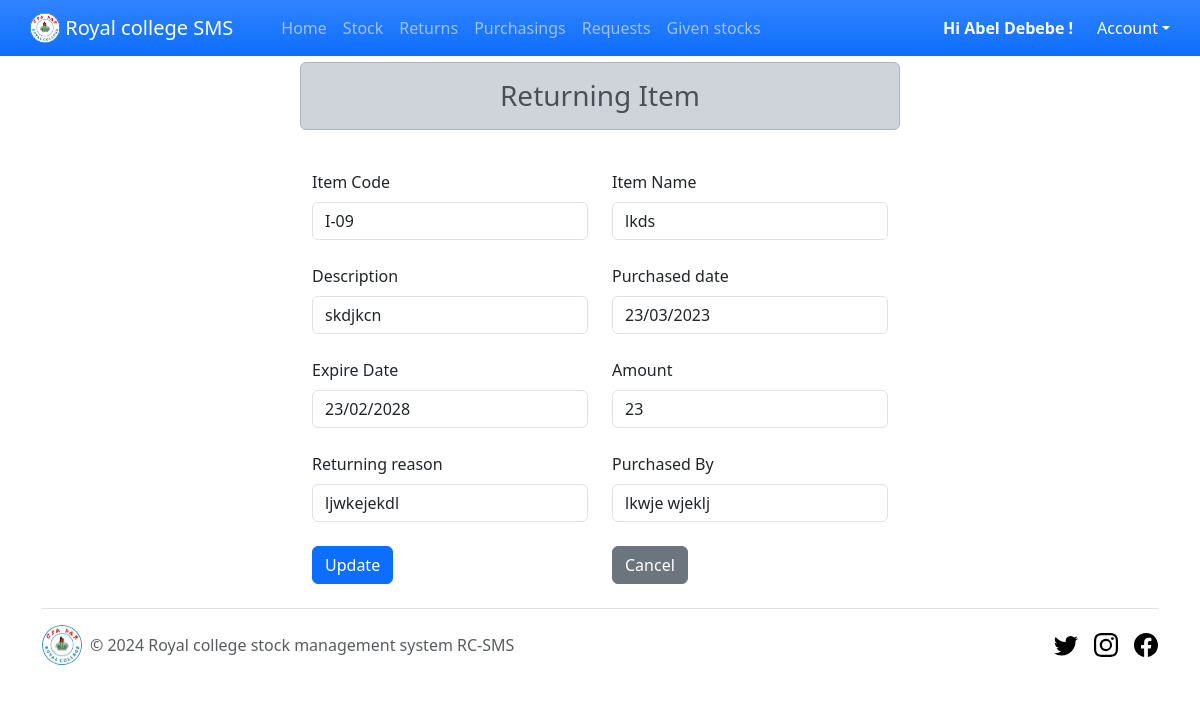
/storkeeperPages/returnEdit.php?id=3 (signed in), run on the app's committed database.
### tables this page shows
CREATE TABLE `returns` (
  `id` int(11) NOT NULL,
  `code` text NOT NULL,
  `name` text NOT NULL,
  `description` text NOT NULL,
  `purdate` text NOT NULL,
  `expdate` text NOT NULL,
  `amount` text NOT NULL,
  `reason` text NOT NULL,
  `purby` text NOT NULL
);

### storkeeperPages/returnEdit.php (the view, shortened to what this page needs)
<?php
$conn = mysqli_connect('localhost','root','','rc_sms_db');
$itemId = '';
$itemName = '';
$itemDesc = '';
$itemPdate = '';
$itemEdate = '';
$amount = '';
$reason='';
$pBy='';
if($_SERVER['REQUEST_METHOD']=='GET' && isset($_GET['id'])){
    $id = (int)$_GET['id'];
    $select = "SELECT * FROM `returns` WHERE id=$id";
    $result = mysqli_query($conn, $select);
    if($result){
        $row = $result->fetch_assoc();
        if($row){
            $itemId = $row['code'];
            $itemName = $row['name'];
            $itemDesc = $row['description'];
            $itemPdate = $row['purdate'];
            $itemEdate = $row['expdate'];
            $amount = $row['amount'];
            $reason = $row['reason'];
            $pBy = $row['purby'];
        }
    }
}
?>
<!DOCTYPE html>
<html>
<head>
    <link rel="stylesheet" href="../css/bootstrap.min.css">
</head>
<body>
    <?php @include('./header.php'); ?>
    <div class="container col-md-6">
        <form method="post" class="row g-4">
            <h3 style="text-align:center; margin-top:5%" class="alert alert-dark">Returning Item</h3>
            <div class="col-md-6">
                <label for="validationServer01" class="form-label">Item Code</label>
                <input type="text" class="form-control" name="code" id="validationServer01" value="<?php echo $itemId ?>" required>
            </div>
            <div class="col-md-6">
                <label for="validationServer02" class="form-label">Item Name</label>
                <input type="text" class="form-control" name="itemName" id="validationServer02" value="<?php echo $itemName ?>" required>
            </div>
            <div class="col-md-6">
                <label for="validationServer01" class="form-label">Description</label>
                <input type="text" class="form-control" name="itemDesc" id="validationServer01" value="<?php echo $itemDesc ?>" required>
            </div>
            <div class="col-md-6">
                <label for="validationServer02" class="form-label">Purchased date</label>
                <input type="text" class="form-control" name="Pdate" id="validationServer02" value="<?php echo $itemPdate ?>" required>
            </div>
            <div class="col-md-6">
                <label for="validationServer01" class="form-label">Expire Date</label>
                <input type="text" class="form-control" name="Edate" id="validationServer01" value="<?php echo $itemEdate ?>" required>
            </div>
            <div class="col-md-6">
                <label for="validationServer02" class="form-label">Amount</label>
                <input type="number" class="form-control" name="amount" id="validationServer02" value="<?php echo $amount ?>" required>
            </div>
            <div class="col-md-6">
                <label for="validationServer01" class="form-label">Returning reason</label>
                <input type="text" class="form-control" name="reason" value="<?php echo $reason ?>" id="validationServer01" required>
            </div>
            <div class="col-md-6">
                <label for="validationServer01" class="form-label">Purchased By</label>
                <input type="text" class="form-control" name="pBy" value="<?php echo $pBy ?>" id="validationServer01" required>
            </div>
            <div class="col-6">
                <input type="submit" name="submit" value="Update" class="btn btn-primary">
            </div>
            <div class="col-6">
            <a href="./storeReturnPage.php" class="btn btn-secondary" > Cancel</a>
            </div>
        </form>
    </div>
    <?php @include('../footer.php'); ?>
</body>
</html>

### data on the page
returns: code "I-09", itemName "lkds", itemDesc "skdjkcn", Pdate "23/03/2023", Edate "23/02/2028", amount "23", reason "ljwkejekdl", pBy "lkwje wjeklj"

### other printed values
$_SESSION['fname'] "Abel"
$_SESSION['lname'] "Debebe"
